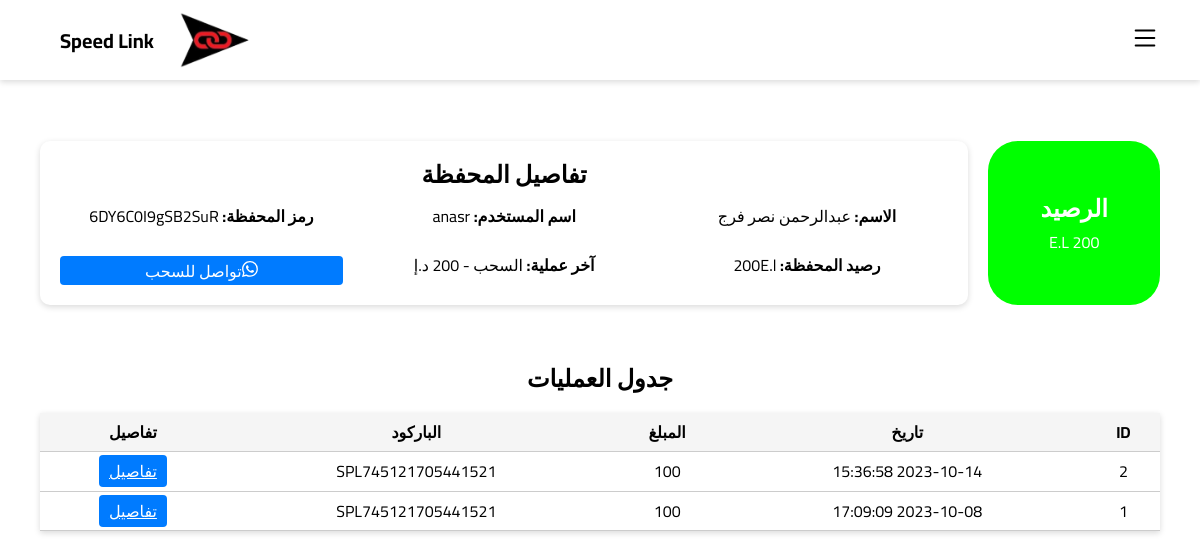
/viwewallets/6DY6C0I9gSB2SuR, run on the app's committed database.
### app.py (models this page shows)
class Shippers(db.Model):
    id = db.Column(db.Integer, primary_key=True)
    email = db.Column(db.String(100))
    username = db.Column(db.String(100), unique=True)
    password = db.Column(db.String(100))
    name = db.Column(db.String(100))
    phone1 = db.Column(db.String(11))
    phone2 = db.Column(db.String(11))
    city = db.Column(db.String(15))
    address = db.Column(db.String(300))
    wallet_code = db.Column(db.String(15), unique=True)
    dues = db.Column(db.Integer)
    shipments = db.Column(db.Integer)

class Wallets(db.Model):
    id = db.Column(db.Integer, primary_key=True)
    wallet_code = db.Column(db.String(15), unique=True)
    name = db.Column(db.String(100))
    Shipper_id = db.Column(db.Integer)
    dues = db.Column(db.Integer)

class WalletsLog(db.Model):
    id = db.Column(db.Integer, primary_key=True)
    wallet_code = db.Column(db.String(15))
    name = db.Column(db.String(100))
    Shipment_barcode = db.Column(db.String(18))
    amount = db.Column(db.Integer)
    created_at = db.Column(db.String(23))

### app.py (the view)
@app.route('/viwewallets/<wallet_code>')
def viwewallets(wallet_code):
    shipper = Shippers.query.filter_by(wallet_code=wallet_code).first()
    wallet = Wallets.query.filter_by(wallet_code=wallet_code).first()
    wallet_log = WalletsLog.query.filter_by(wallet_code=wallet_code).all()
    wallet_log = wallet_log[::-1]
    return render_template('wallet.html',infoS=shipper,infoW=wallet,infoL=wallet_log)

### templates/wallet.html (shortened to what this page needs)
{% extends 'base.html' %} {% block content %}
    <link rel="stylesheet" href="https://cdnjs.cloudflare.com/ajax/libs/normalize/8.0.1/normalize.min.css"
    />
        <div class="wallet-container">
            <div class="wallet-balance">
                <div class="curved-rectangle">
                    <h2>الرصيد</h2>
                    <p>{% if infoS.dues == infoW.dues%} {{ infoS.dues }}{% endif %} E.L</p>
                </div>
                <div class="wallet-details">
                    <h2>تفاصيل المحفظة</h2>
                    <br>
                    <div class="wallet-card">
                        <p>
                            <strong>الاسم:</strong> {{ infoS.name }}
                        </p>
                        <p>
                            <strong>اسم المستخدم:</strong> {{ infoS.username }}
                        </p>
                        <p>
                            <strong>رمز المحفظة:</strong> {{ infoW.wallet_code }}
                        </p>
                        <p>
                            <strong>رصيد المحفظة:</strong> {% if infoS.dues == infoW.dues%} {{ infoS.dues }}{% endif %}E.l
                        </p>
                        <p>
                            <strong>آخر عملية:</strong> السحب - 200 د.إ
                        </p>
                        <a href="https://wa.me/201003060775" class="withdraw-btn" onclick="">
                              تواصل للسحب
							</a>
                    </div>
                </div>
            </div>
        </div>
        <div class="operations-table">
            <h2>جدول العمليات</h2>{% if infoL %}
            <table>
                <thead>
                    <tr>
                        <th>ID</th>
                        <th>تاريخ</th>
                        <th>المبلغ</th>
                        <th>الباركود</th>
                        <th>تفاصيل</th>
                    </tr>
                </thead>
                <tbody>
                    {% for log in infoL%}
                    <tr>
                        <td>{{ log.id }}</td>
                        <td>{{ log.created_at }}</td>
                        <td>{{ log.amount }}</td>
                        <td>{{ log.Shipment_barcode }}</td>
                        <td><a href="/track/{{log.Shipment_barcode}}" class="details-btn">تفاصيل</a></td>
                    </tr>
                    {% endfor %}
                </tbody>
            </table>{% endif %}
        </div>
        {% endblock %}

### static/css/style.css (style rules this page uses)
* { margin: 0; padding: 0; box-sizing: border-box; }
body { font-family: 'Cairo', sans-serif; background: rgb(189, 208, 251); }

### templates/base.html (style rules this page uses)
body { margin: 0; padding: 0; background-color: #fff; font-family: "Cairo", sans-serif; direction: rtl; min-height: 100vh; }

### templates/wallet.html (style rules this page uses)
.wallet-container { display: flex; flex-direction: column; align-items: center; padding: 20px; }
.wallet-balance { text-align: center; margin-bottom: 20px; width: 100%; display: flex; gap: 20px; align-items: stretch; }
.curved-rectangle { background-color: #00ff00; color: #fff; border-radius: 30px; display: flex; justify-content: center; align-items: center; margin: 0 auto; flex-direction: column; gap: 10px; padding: 10px 20px; width: 200px; }
.wallet-details { width: 100%; background-color: #fff; border-radius: 10px; box-shadow: 0 2px 6px rgba(0, 0, 0, 0.15); padding: 20px; }
.wallet-card { display: grid; grid-template-columns: 1fr 1fr 1fr; gap: 20px; }
.wallet-card p { margin-bottom: 10px; }
.withdraw-btn { padding: 5px 10px; background-color: #007bff; color: #fff; border: none; border-radius: 4px; cursor: pointer; text-decoration: none; }
.operations-table { text-align: center; margin: 20px; }
.operations-table h2 { margin-bottom: 20px; }
table { width: 100%; border-collapse: collapse; background-color: #fff; box-shadow: 0 2px 6px rgba(0, 0, 0, 0.15); }
th, td { padding: 10px; border-bottom: 1px solid #ccc; }
th { background-color: #f5f5f5; font-weight: bold; }
td { text-align: center; }
.details-btn { padding: 1px 10px; background-color: #007bff; color: #fff; border: none; border-radius: 4px; cursor: pointer; }
body { background-color: #fff; }

### data on the page
Shippers: dues "200", name "عبدالرحمن نصر فرج", username "anasr"
Wallets: wallet_code "6DY6C0I9gSB2SuR"
WalletsLog: id "2", created_at "2023-10-14 15:36:58", amount "100", Shipment_barcode "SPL745121705441521"
WalletsLog: id "1", created_at "2023-10-08 17:09:09", amount "100", Shipment_barcode "SPL745121705441521"
